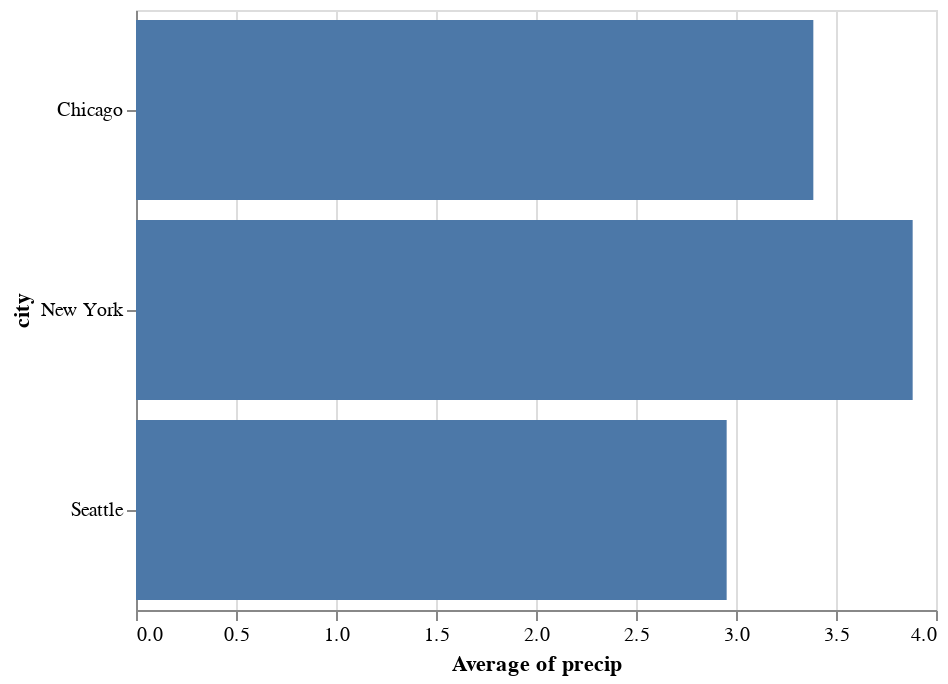

Notebook source saved alongside this figure:
### Markdown cell above
## Changing the Mark Type

Let's say we want to represent our aggregated values using rectangular bars rather than circular points. We can do this by replacing `Chart.mark_point` with `Chart.mark_bar`:

### Code cell
alt.Chart(df).mark_bar().encode(
    x='average(precip)',
    y='city'
)

### Figure 1 — Vega-Lite specification as saved in the notebook (floating-point values rounded to 4 significant figures)
{"$schema": "https://vega.github.io/schema/vega-lite/v3.4.0.json", "config": {"mark": {"tooltip": null}, "view": {"height": 300, "width": 400}}, "data": {"name": "data-fdfbb22e8e0e89f6556d8a3b434b0c97"}, "datasets": {"data-fdfbb22e8e0e89f6556d8a3b434b0c97": [{"city": "Seattle", "month": "Apr", "precip": 2.68}, {"city": "Seattle", "month": "Aug", "precip": 0.87}, {"city": "Seattle", "month": "Dec", "precip": 5.31}, {"city": "New York", "month": "Apr", "precip": 3.94}, {"city": "New York", "month": "Aug", "precip": 4.13}, {"city": "New York", "month": "Dec", "precip": 3.58}, {"city": "Chicago", "month": "Apr", "precip": 3.62}, {"city": "Chicago", "month": "Aug", "precip": 3.98}, {"city": "Chicago", "month": "Dec", "precip": 2.56}]}, "encoding": {"x": {"aggregate": "average", "field": "precip", "type": "quantitative"}, "y": {"field": "city", "type": "nominal"}}, "mark": "bar"}
